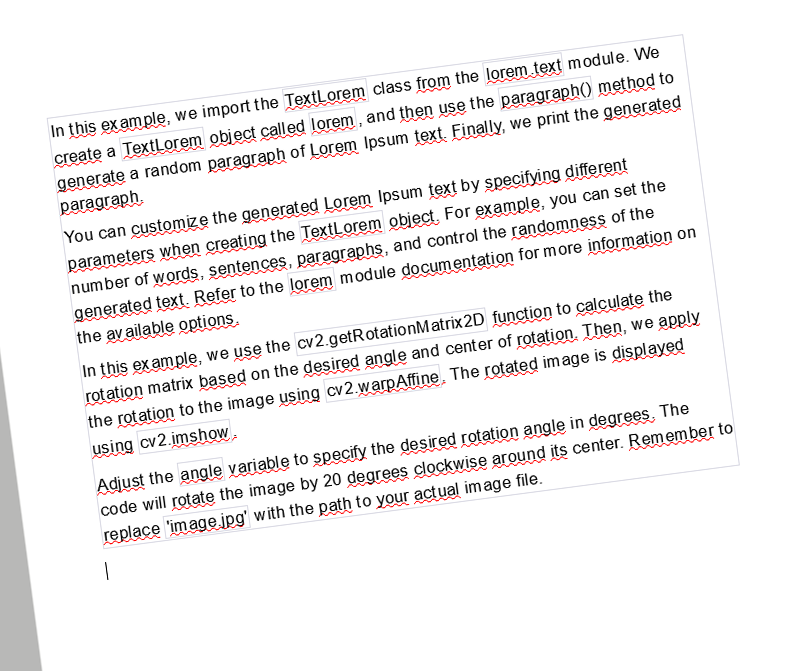
#> input picture rotated_img.png, 795 x 671 px
$ python image_deskewing.py
#> lines starting #> are read from the running program, lines starting #| are printed output that depends on the picture; after the words box and inside, x2 and y2 are one past the last pixel; in counts of white or black regions, pixels touching at a corner belong together; long printed decimals are rounded
import os
import numpy as np
import cv2
import matplotlib.pyplot as plt

# from img_preperation import display


# Calculate skew angle of an image
def get_skew_angle(cvImage) -> float:
    # Prep image, copy, convert to gray scale, blur, and threshold
#> called with cvImage = 'rotated_img.png'
    newImage = cv2.imread(cvImage)
#> newImage is the input picture: shape (671, 795, 3); mean B, G, R 238.6, 238.5, 241
    gray = cv2.cvtColor(newImage, cv2.COLOR_BGR2GRAY)
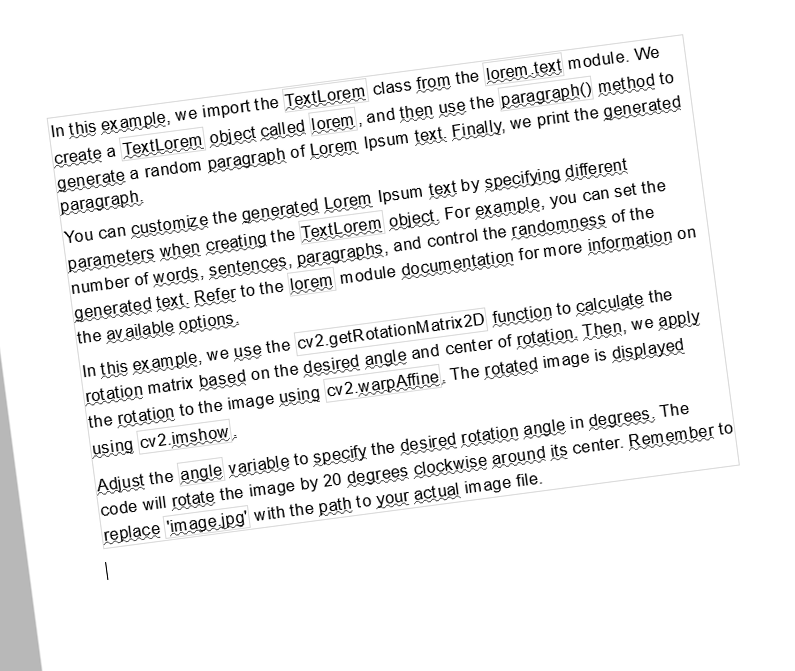
#> gray: shape (671, 795); min 0, max 255, mean 239.2
    blur = cv2.GaussianBlur(gray, (9, 9), 0)
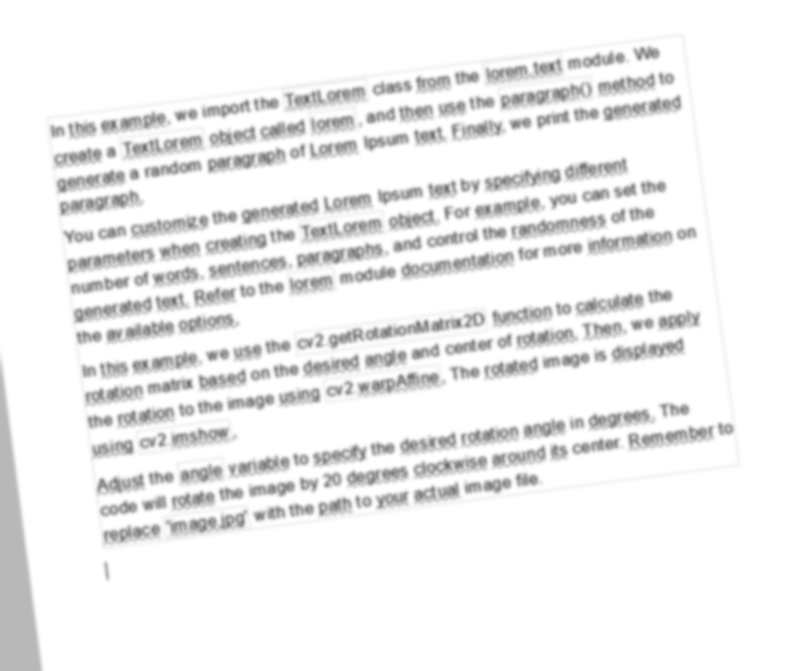
#> blur: shape (671, 795); min 105, max 255, mean 239.2
    thresh = cv2.threshold(blur, 0, 255, cv2.THRESH_BINARY_INV + cv2.THRESH_OTSU)[1]
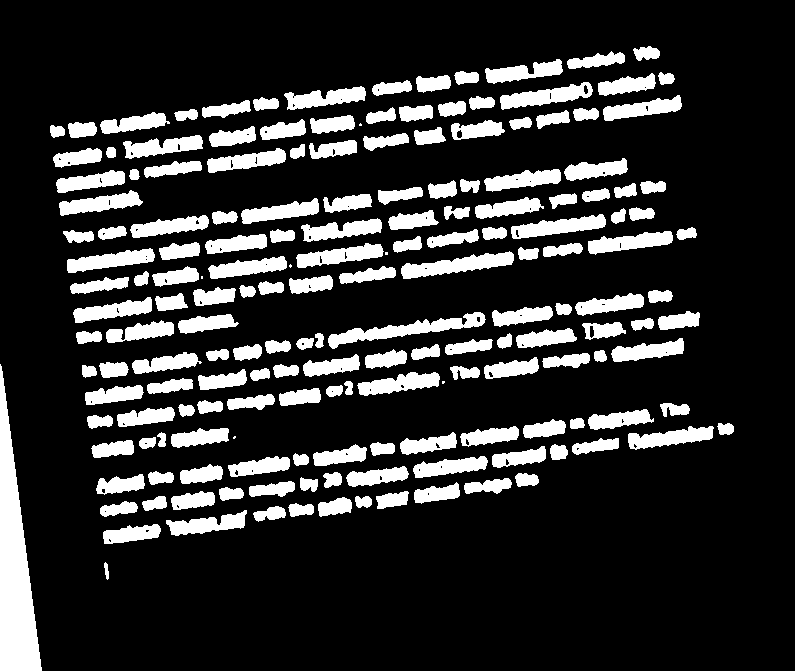
#> thresh: shape (671, 795); 18.2% white; 179 white regions (6 under 20 px), largest, box (x1, y1, x2, y2) and area: (0, 364, 42, 671) 6700, (328, 312, 486, 349) 1783, (401, 251, 514, 279) 1507

    # Apply dilation to merge text into meaningful lines/paragraphs.
    # Use larger kernel on X axis to merge characters into single line, cancelling out any spaces.
    # But use smaller kernel on Y axis to separate between different blocks of text
    kernel = cv2.getStructuringElement(cv2.MORPH_RECT, (30, 5))
    dilate = cv2.dilate(thresh, kernel, iterations=5)
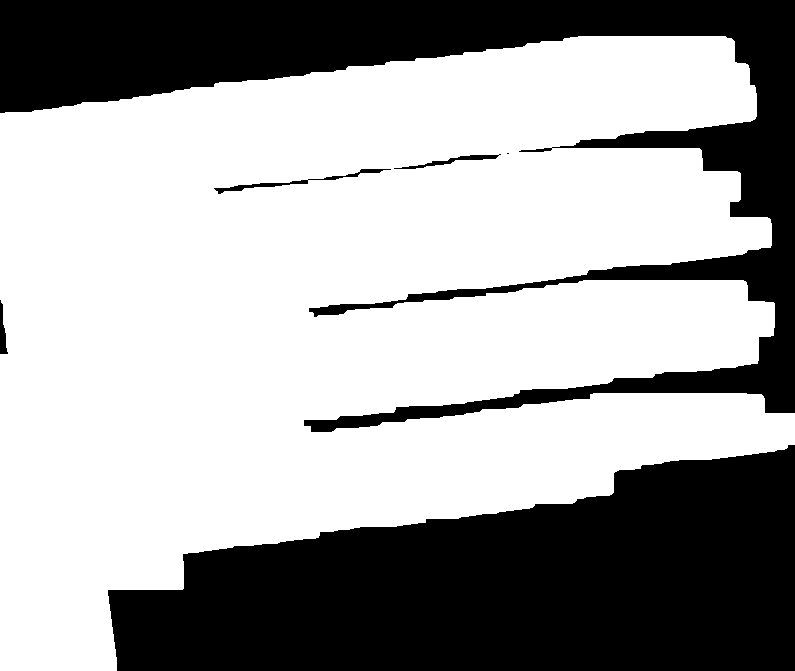
#> dilate: shape (671, 795); 64.3% white; 6 black regions (1 under 20 px)

    # Find all contours
    contours, hierarchy = cv2.findContours(dilate, cv2.RETR_LIST, cv2.CHAIN_APPROX_SIMPLE)
#> contours = 7 contours, 2 with area under 20; largest, box (x1, y1, x2, y2) and area: (0, 36, 795, 671) 341358, (393, 154, 500, 170) 462, (213, 179, 309, 195) 430, (307, 168, 392, 181) 294, (518, 147, 553, 153) 112
    contours = sorted(contours, key=cv2.contourArea, reverse=True)

    angles = []

    # Loop through each contour and find the angle of the bounding box
    for contour in contours:
        minAreaRect = cv2.minAreaRect(contour)

        # Determine the angle. Convert it to the value that was originally used to obtain the skewed image
        angle = minAreaRect[-1]
        if angle < -45:
            angle = 90 + angle

        angles.append(-1.0 * angle)
#> this loop made 7 passes
#> (minAreaRect, angle) on passes 1 to 7: (((373.9, 349.5), (823.2, 570.1), -7.31), -7.31), (((445.9, 160.9), (106.8, 8.31), -7.13), -7.13), (((260.7, 185.4), (95.29, 7.88), -6.56), -6.56), (((349.1, 174.3), (84.43, 8.14), -10.3), -10.3), (((535.1, 150.2), (34.13, 4.89), -4.97), -4.97), (((499.5, 154), (2.12, 2.12), -45), -45), (((507.5, 153), (2.12, 2.12), -45), -45)
#> after the loop, angles = [7.31, 7.13, 6.56, 10.3, 4.97, 45, 45]

    # Gets a mean value of angle from detected boxes
    one_angle = 0
    subtract_if_0 = 0
    print("List of angles ", angles[:])
#| List of angles  [7.306, 7.125, 6.557, 10.305, 4.970, 45.0, 45.0]
    for one_angle in angles:
        if one_angle == 0 or one_angle == 0.0:
            subtract_if_0 += 1
#> this loop made 7 passes
#> one_angle on passes 1 to 7: 7.31, 7.13, 6.56, 10.3, 4.97, 45, 45
#> after the loop, subtract_if_0 = 0

    sum_of_angles = sum(angles)
#> sum_of_angles = 126.3
    print("Sum of angles", sum_of_angles)
#| Sum of angles 126.262
    print("lenght of list ", len(angles), "and the number to subtract", subtract_if_0)
#| lenght of list  7 and the number to subtract 0
    ang_to_return = sum_of_angles / (len(angles) - subtract_if_0)
#> ang_to_return = 18.04
    print("after devision", ang_to_return + 90)
#| after devision 108.037
    angles.sort()
    print(angles[0])
#| 4.970
    return ang_to_return + 90


# Rotate the image around its center
# [27 lines left out: function rotateImage, not called in this run]


# Deskew image
def deskew(cvImage):
    angle = get_skew_angle(cvImage)
    return rotateImage(cvImage, -1.0 * angle)


# [31 lines left out: functions runt_test, run_deskew_again, not called in this run]


if __name__ == '__main__':


    #runt_test(many=1)
    #run_deskew_again()

    image = cv2.imread("fixed_lore_ipsum/skew_lore_ipsum0.png")
    im_str = "lore_ipsum_skewed/skew_lore_ipsum4.png"
    im_read = 'rotated_img.png'
    get_skew_angle(im_read)
#> (the run stopped early here; a loop or call above may not have finished)

$ run again, with File_to_ocr.png copied over rotated_img.png
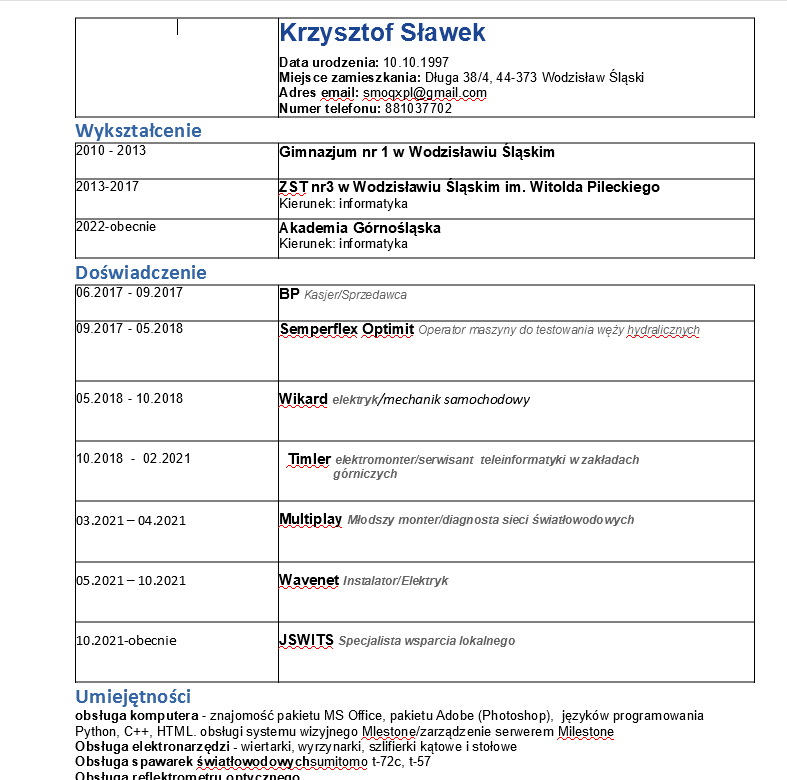
#> input picture File_to_ocr.png, 787 x 780 px
#> in get_skew_angle, newImage is the input picture: shape (780, 787, 3); mean B, G, R 240.3, 239.9, 240
#> in get_skew_angle, `thresh = cv2.threshold(blur, 0, 255, cv2.THRESH_BINARY_INV + cv2.THRES..`:
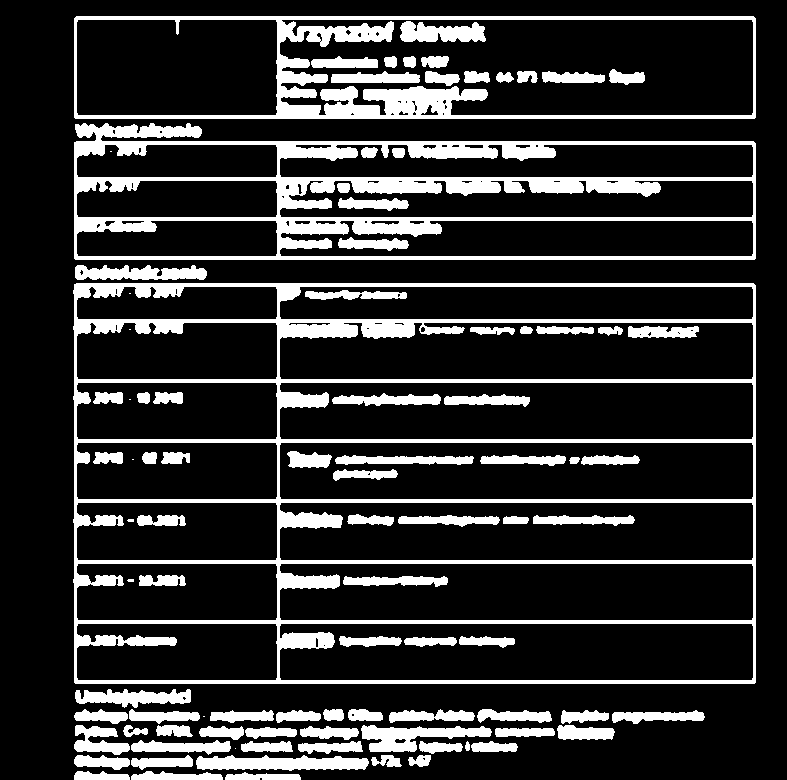
#> thresh: shape (780, 787); 18.7% white; 94 white regions (9 under 20 px), largest, box (x1, y1, x2, y2) and area: (73, 283, 756, 684) 34484, (74, 123, 756, 260) 24513, (74, 16, 756, 119) 12936
#> in get_skew_angle, `dilate = cv2.dilate(thresh, kernel, iterations=5)`:
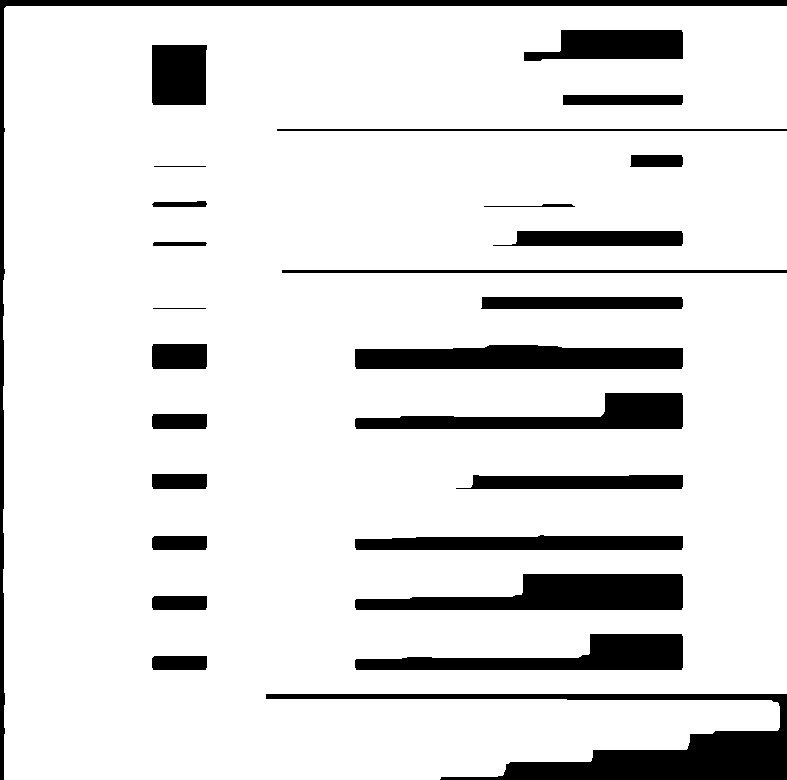
#> dilate: shape (780, 787); 87.5% white; 27 black regions
#> contours = 24 contours; largest, box (x1, y1, x2, y2) and area: (3, 6, 787, 780) 588081, (354, 573, 684, 611) 8203, (354, 344, 684, 370) 7330, (354, 633, 684, 671) 6526, (354, 392, 684, 430) 6178
#> the loop in get_skew_angle, `for contour in contours:` made 24 passes
#> (minAreaRect, angle) on passes 1 to 8: (((394.5, 392.5), (773, 783), -90), 0), (((518.5, 591.5), (37, 329), -90), 0), (((518.5, 356.5), (25, 329), -90), 0), (((518.5, 651.5), (37, 329), -90), 0), (((518.5, 410.5), (37, 329), -90), 0), (((518.5, 542), (16, 329), -90), 0), (((603, 44.26), (160.4, 31.7), -0.807), -0.807), (((179, 74.5), (61, 56), -90), 0)
#> after the loop in get_skew_angle, `for contour in contours:`: angles = [0, 0, 0, 0, 0, 0, 0.807, 0, 0, 0, 0, 0, 0, 0, 0, 0, 0, 0, 0, 0, 0, 0, 0, 0]
#| List of angles  [-0.0, -0.0, -0.0, -0.0, -0.0, -0.0, 0.8069, -0.0, -0.0, -0.0, -0.0, -0.0, -0.0, -0.0, -0.0, -0.0, -0.0, -0.0, -0.0, -0.0, -0.0, -0.0, -0.0, -0.0]
#> the loop in get_skew_angle, `for one_angle in angles:` made 24 passes
#> one_angle on passes 2 to 9: 0, 0, 0, 0, 0, 0.807, 0, 0
#> after the loop in get_skew_angle, `for one_angle in angles:`: subtract_if_0 = 23
#> sum_of_angles = 0.807
#| Sum of angles 0.8069
#| lenght of list  24 and the number to subtract 23
#| after devision 90.807
#| -0.0

$ run again, with fixed_the_skew.png copied over rotated_img.png
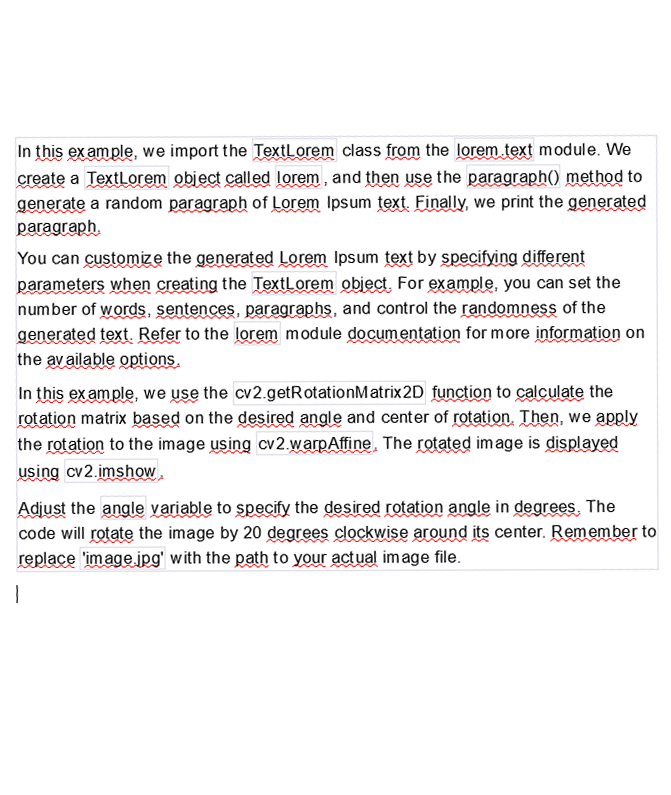
#> input picture fixed_the_skew.png, 671 x 795 px
#> in get_skew_angle, newImage is the input picture: shape (795, 671, 3); mean B, G, R 239, 238.9, 241.4
#> in get_skew_angle, `thresh = cv2.threshold(blur, 0, 255, cv2.THRESH_BINARY_INV + cv2.THRES..`:
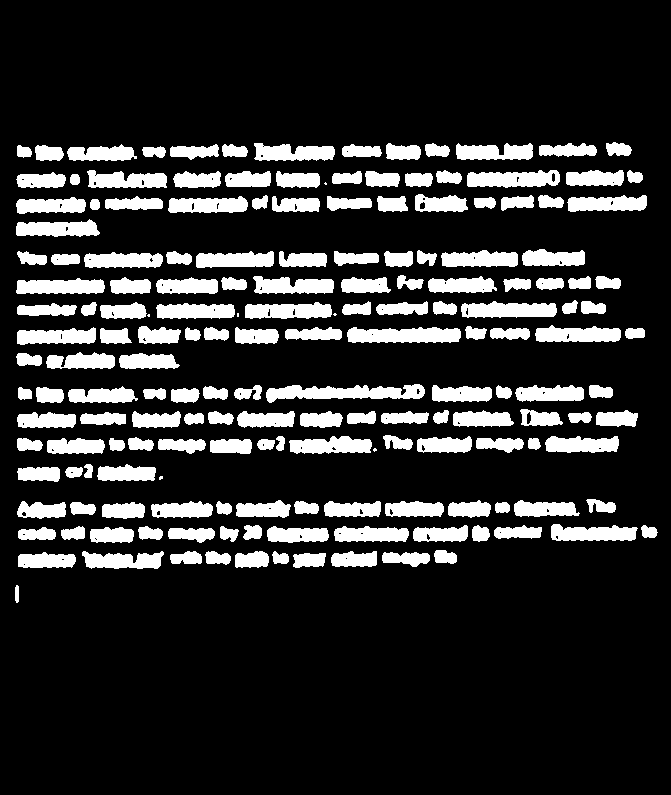
#> thresh: shape (795, 671); 17.1% white; 177 white regions (6 under 20 px), largest, box (x1, y1, x2, y2) and area: (266, 384, 425, 403) 1791, (347, 327, 461, 343) 1529, (467, 170, 560, 188) 1282
#> in get_skew_angle, `dilate = cv2.dilate(thresh, kernel, iterations=5)`:
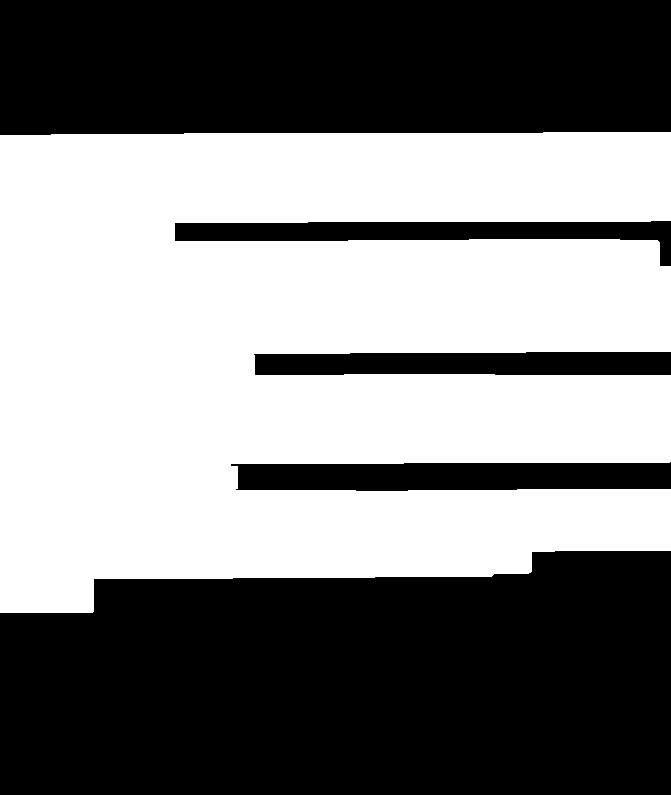
#> dilate: shape (795, 671); 50.3% white; 5 black regions
#> contours = 1 contour; box (x1, y1, x2, y2) and area: (0, 132, 671, 613) 265799
#> the loop in get_skew_angle, `for contour in contours:` made 1 pass
#> (minAreaRect, angle) on pass 1: (((335, 372), (671.3, 478.7), -0.16), -0.16)
#> after the loop in get_skew_angle, `for contour in contours:`: angles = [0.16]
#| List of angles  [0.1596]
#> the loop in get_skew_angle, `for one_angle in angles:` made 1 pass
#> after the loop in get_skew_angle, `for one_angle in angles:`: subtract_if_0 = 0
#> sum_of_angles = 0.16
#| Sum of angles 0.1596
#| lenght of list  1 and the number to subtract 0
#| after devision 90.160
#| 0.1596

$ run again, with new_file_to_ocr.png copied over rotated_img.png
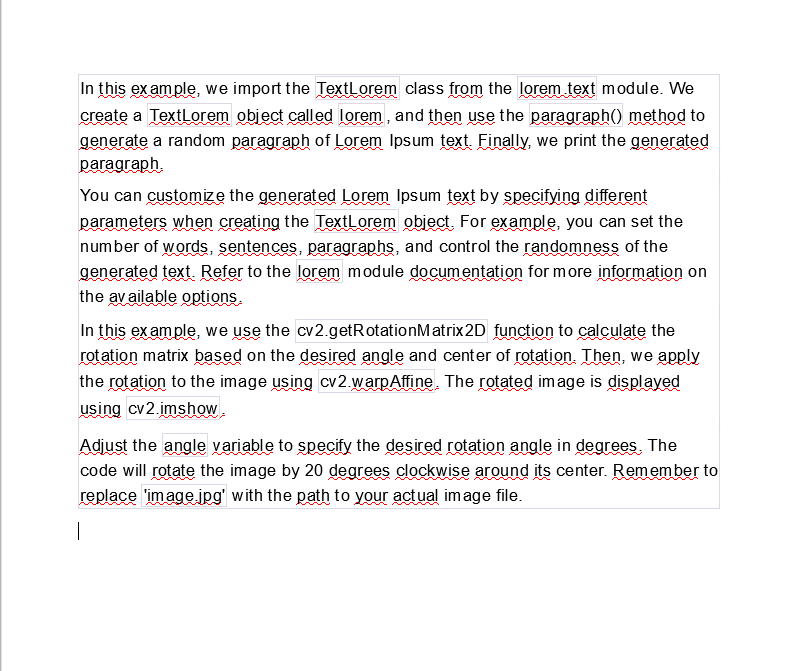
#> input picture new_file_to_ocr.png, 795 x 671 px
#> in get_skew_angle, newImage is the input picture: shape (671, 795, 3); mean B, G, R 240.2, 240.1, 242.4
#> in get_skew_angle, `thresh = cv2.threshold(blur, 0, 255, cv2.THRESH_BINARY_INV + cv2.THRES..`:
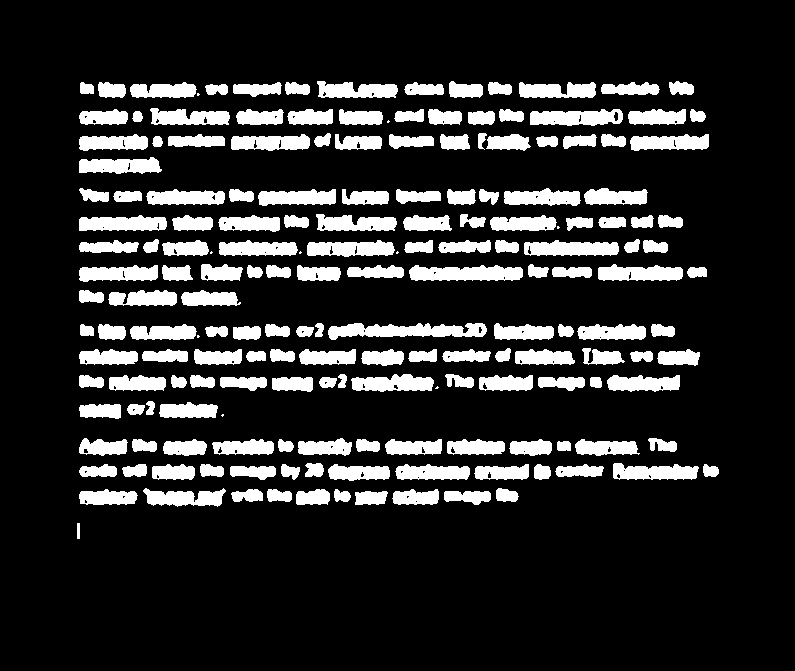
#> thresh: shape (671, 795); 16.4% white; 182 white regions (9 under 20 px), largest, box (x1, y1, x2, y2) and area: (328, 323, 487, 340) 1736, (409, 265, 523, 281) 1471, (530, 109, 623, 126) 1216
#> in get_skew_angle, `dilate = cv2.dilate(thresh, kernel, iterations=5)`:
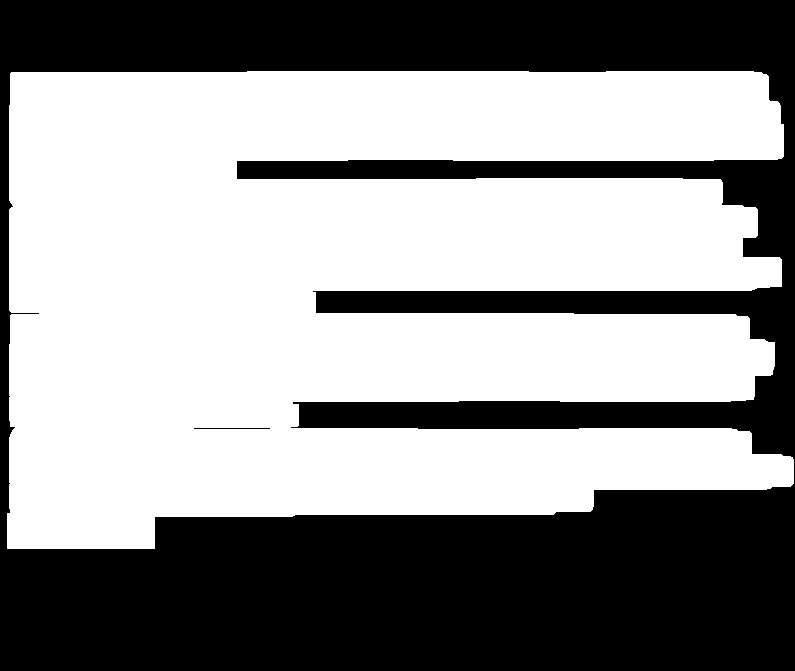
#> dilate: shape (671, 795); 57% white; 2 black regions
#> contours = 2 contours; box (x1, y1, x2, y2) and area: (7, 71, 794, 549) 301412, (193, 427, 271, 430) 152
#> the loop in get_skew_angle, `for contour in contours:` made 2 passes
#> (minAreaRect, angle) on passes 1 to 2: (((399.2, 308.7), (786.4, 476.6), -0.243), -0.243), (((231.5, 428), (2, 77), -90), 0)
#> after the loop in get_skew_angle, `for contour in contours:`: angles = [0.243, 0]
#| List of angles  [0.2428, -0.0]
#> the loop in get_skew_angle, `for one_angle in angles:` made 2 passes
#> (one_angle, subtract_if_0) on pass 2: (0, 1)
#> after the loop in get_skew_angle, `for one_angle in angles:`: subtract_if_0 = 1
#> sum_of_angles = 0.243
#| Sum of angles 0.2428
#| lenght of list  2 and the number to subtract 1
#| after devision 90.243
#| -0.0
